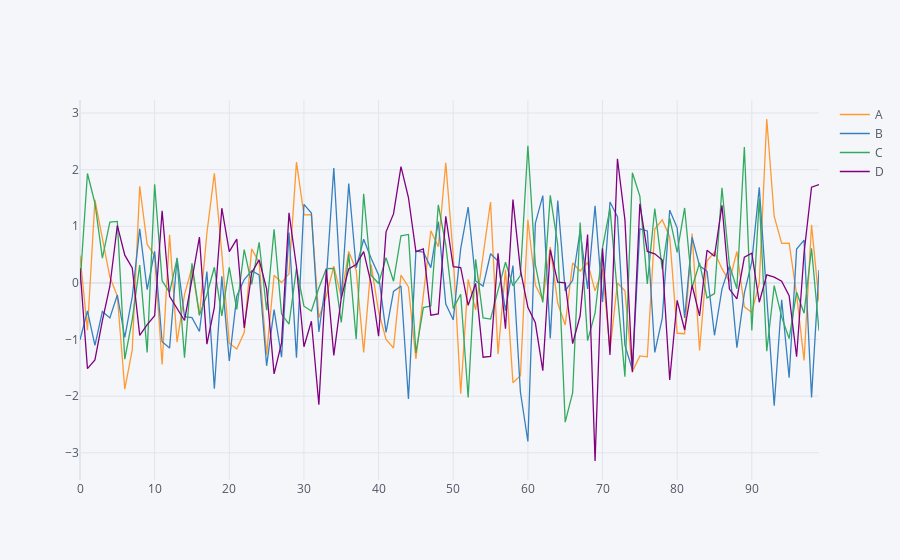

The cell this chart's notebook holds for it:
### Code cell
#Plotly and cufflinks enhances the existing plots availble with some addtional features
df1.iplot()
